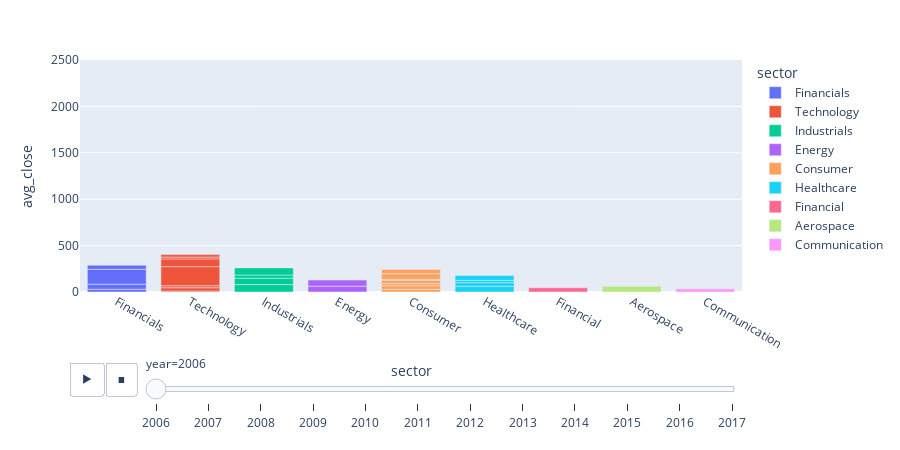

The notebook cell saved with this chart:
### Markdown cell above
## Stock data

### Code cell
import plotly.express as px
import pandas as pd

# https://www.kaggle.com/datasets/szrlee/stock-time-series-20050101-to-20171231

df_stocks = pd.read_csv('../data/stock_data_2006_thru_2017.csv',comment='#')
df_stocks['Date'] = pd.to_datetime(df_stocks['Date'])
df_stocks['year'] = df_stocks['Date'].dt.year

# print(df_stocks.sample(10))
df_sectors = pd.read_csv('../data/stock_sector_company.csv',comment='#')
# print(df_sectors.sample(31))

df_merged = pd.merge(df_stocks, df_sectors, left_on='Name', right_on='stock', how='left')

# print(df_merged.sample(10))


df_yearly = df_merged.groupby(['year','stock','sector','company'])[['Close', 'Volume','Open','High','Low']].mean().reset_index()

df_yearly.rename(columns={'Close': 'avg_close', 'Volume':'avg_volume', 'Open': 'avg_open','High': 'avg_high','Low':'avg_low'}, inplace=True)

# print(df_yearly.sample(31))
# print('sum of avg close:', df_yearly['avg_close'].sum())

# print(df_yearly['avg_close'].min(), df_yearly['avg_close'].max())

fig = px.bar(df_yearly, x='sector', y='avg_close', color='sector',
  animation_frame="year", animation_group="stock", range_y=[0,2500],
            hover_data=['stock','company'])
fig.update_layout(
    hoverlabel=dict(
        font_color="white" # Set the desired font color
    )
)

fig.update_layout(transition = {'duration': 2000}, height=450)

fig.show()

### Figure 1 — Plotly figure (JSON) as saved in the notebook; plotly's stock layout.template omitted (floating-point values rounded to 4 significant figures)
{"data": [{"customdata": [["AABA", "Altaba"], ["AXP", "American Express Company"], ["GS", "Goldman Sachs Group Inc."], ["JPM", "JPMorgan Chase & Co."]], "hovertemplate": "sector=%{x}<br>year=2006<br>avg_close=%{y}<br>stock=%{customdata[0]}<br>company=%{customdata[1]}<extra></extra>", "ids": ["AABA", "AXP", "GS", "JPM"], "legendgroup": "Financials", "marker": {"color": "#636efa", "pattern": {"shape": ""}}, "name": "Financials", "orientation": "v", "showlegend": true, "textposition": "auto", "type": "bar", "x": ["Financials", "Financials", "Financials", "Financials"], "xaxis": "x", "y": [29.95, 54.41, 160.3, 43.93], "yaxis": "y"}, {"customdata": [["AAPL", "Apple Inc."], ["AMZN", "Amazon.com Inc."], ["CSCO", "Cisco Systems Inc."], ["GOOGL", "Alphabet Inc."], ["IBM", "International Business Machines Corporation"], ["INTC", "Intel Corporation"], ["MSFT", "Microsoft Corporation"]], "hovertemplate": "sector=%{x}<br>year=2006<br>avg_close=%{y}<br>stock=%{customdata[0]}<br>company=%{customdata[1]}<extra></extra>", "ids": ["AAPL", "AMZN", "CSCO", "GOOGL", "IBM", "INTC", "MSFT"], "legendgroup": "Technology", "marker": {"color": "#EF553B", "pattern": {"shape": ""}}, "name": "Technology", "orientation": "v", "showlegend": true, "textposition": "auto", "type": "bar", "x": ["Technology", "Technology", "Technology", "Technology", "Technology", "Technology", "Technology"], "xaxis": "x", "y": [10.12, 35.91, 21.61, 205.8, 83.11, 19.96, 26.29], "yaxis": "y"}, {"customdata": [["BA", "Boeing Company"], ["CAT", "Caterpillar Inc."], ["GE", "General Electric Company"], ["MMM", "3M Company"]], "hovertemplate": "sector=%{x}<br>year=2006<br>avg_close=%{y}<br>stock=%{customdata[0]}<br>company=%{customdata[1]}<extra></extra>", "ids": ["BA", "CAT", "GE", "MMM"], "legendgroup": "Industrials", "marker": {"color": "#00cc96", "pattern": {"shape": ""}}, "name": "Industrials", "orientation": "v", "showlegend": true, "textposition": "auto", "type": "bar", "x": ["Industrials", "Industrials", "Industrials", "Industrials"], "xaxis": "x", "y": [79.95, 68.71, 34.35, 76.91], "yaxis": "y"}, {"customdata": [["CVX", "Chevron Corporation"], ["XOM", "Exxon Mobil Corporation"]], "hovertemplate": "sector=%{x}<br>year=2006<br>avg_close=%{y}<br>stock=%{customdata[0]}<br>company=%{customdata[1]}<extra></extra>", "ids": ["CVX", "XOM"], "legendgroup": "Energy", "marker": {"color": "#ab63fa", "pattern": {"shape": ""}}, "name": "Energy", "orientation": "v", "showlegend": true, "textposition": "auto", "type": "bar", "x": ["Energy", "Energy"], "xaxis": "x", "y": [63.07, 65.35], "yaxis": "y"}, {"customdata": [["DIS", "Walt Disney Company"], ["HD", "Home Depot Inc."], ["KO", "Coca-Cola Company"], ["MCD", "McDonald's Corporation"], ["NKE", "Nike Inc."], ["PG", "Procter & Gamble Co."], ["WMT", "Walmart Inc."]], "hovertemplate": "sector=%{x}<br>year=2006<br>avg_close=%{y}<br>stock=%{customdata[0]}<br>company=%{customdata[1]}<extra></extra>", "ids": ["DIS", "HD", "KO", "MCD", "NKE", "PG", "WMT"], "legendgroup": "Consumer", "marker": {"color": "#FFA15A", "pattern": {"shape": ""}}, "name": "Consumer", "orientation": "v", "showlegend": true, "textposition": "auto", "type": "bar", "x": ["Consumer", "Consumer", "Consumer", "Consumer", "Consumer", "Consumer", "Consumer"], "xaxis": "x", "y": [29.57, 38.26, 21.94, 36.79, 10.66, 59.52, 46.63], "yaxis": "y"}, {"customdata": [["JNJ", "Johnson & Johnson"], ["MRK", "Merck & Co. Inc."], ["PFE", "Pfizer Inc."], ["UNH", "UnitedHealth Group Incorporated"]], "hovertemplate": "sector=%{x}<br>year=2006<br>avg_close=%{y}<br>stock=%{customdata[0]}<br>company=%{customdata[1]}<extra></extra>", "ids": ["JNJ", "MRK", "PFE", "UNH"], "legendgroup": "Healthcare", "marker": {"color": "#19d3f3", "pattern": {"shape": ""}}, "name": "Healthcare", "orientation": "v", "showlegend": true, "textposition": "auto", "type": "bar", "x": ["Healthcare", "Healthcare", "Healthcare", "Healthcare"], "xaxis": "x", "y": [62.21, 38.29, 25.68, 51.03], "yaxis": "y"}, {"customdata": [["TRV", "Travelers Companies Inc."]], "hovertemplate": "sector=%{x}<br>year=2006<br>avg_close=%{y}<br>stock=%{customdata[0]}<br>company=%{customdata[1]}<extra></extra>", "ids": ["TRV"], "legendgroup": "Financial", "marker": {"color": "#FF6692", "pattern": {"shape": ""}}, "name": "Financial", "orientation": "v", "showlegend": true, "textposition": "auto", "type": "bar", "x": ["Financial"], "xaxis": "x", "y": [45.87], "yaxis": "y"}, {"customdata": [["UTX", "United Technologies Corporation"]], "hovertemplate": "sector=%{x}<br>year=2006<br>avg_close=%{y}<br>stock=%{customdata[0]}<br>company=%{customdata[1]}<extra></extra>", "ids": ["UTX"], "legendgroup": "Aerospace", "marker": {"color": "#B6E880", "pattern": {"shape": ""}}, "name": "Aerospace", "orientation": "v", "showlegend": true, "textposition": "auto", "type": "bar", "x": ["Aerospace"], "xaxis": "x", "y": [61.62], "yaxis": "y"}, {"customdata": [["VZ", "Verizon Communications Inc."]], "hovertemplate": "sector=%{x}<br>year=2006<br>avg_close=%{y}<br>stock=%{customdata[0]}<br>company=%{customdata[1]}<extra></extra>", "ids": ["VZ"], "legendgroup": "Communication", "marker": {"color": "#FF97FF", "pattern": {"shape": ""}}, "name": "Communication", "orientation": "v", "showlegend": true, "textposition": "auto", "type": "bar", "x": ["Communication"], "xaxis": "x", "y": [34.05], "yaxis": "y"}], "layout": {"barmode": "relative", "height": 450, "hoverlabel": {"font": {"color": "white"}}, "legend": {"title": {"text": "sector"}, "tracegroupgap": 0}, "margin": {"t": 60}, "sliders": [{"active": 0, "currentvalue": {"prefix": "year="}, "len": 0.9, "pad": {"b": 10, "t": 60}, "steps": [{"args": [["2006"], {"frame": {"duration": 0, "redraw": true}, "fromcurrent": true, "mode": "immediate", "transition": {"duration": 0, "easing": "linear"}}], "label": "2006", "method": "animate"}, {"args": [["2007"], {"frame": {"duration": 0, "redraw": true}, "fromcurrent": true, "mode": "immediate", "transition": {"duration": 0, "easing": "linear"}}], "label": "2007", "method": "animate"}, {"args": [["2008"], {"frame": {"duration": 0, "redraw": true}, "fromcurrent": true, "mode": "immediate", "transition": {"duration": 0, "easing": "linear"}}], "label": "2008", "method": "animate"}, {"args": [["2009"], {"frame": {"duration": 0, "redraw": true}, "fromcurrent": true, "mode": "immediate", "transition": {"duration": 0, "easing": "linear"}}], "label": "2009", "method": "animate"}, {"args": [["2010"], {"frame": {"duration": 0, "redraw": true}, "fromcurrent": true, "mode": "immediate", "transition": {"duration": 0, "easing": "linear"}}], "label": "2010", "method": "animate"}, {"args": [["2011"], {"frame": {"duration": 0, "redraw": true}, "fromcurrent": true, "mode": "immediate", "transition": {"duration": 0, "easing": "linear"}}], "label": "2011", "method": "animate"}, {"args": [["2012"], {"frame": {"duration": 0, "redraw": true}, "fromcurrent": true, "mode": "immediate", "transition": {"duration": 0, "easing": "linear"}}], "label": "2012", "method": "animate"}, {"args": [["2013"], {"frame": {"duration": 0, "redraw": true}, "fromcurrent": true, "mode": "immediate", "transition": {"duration": 0, "easing": "linear"}}], "label": "2013", "method": "animate"}, {"args": [["2014"], {"frame": {"duration": 0, "redraw": true}, "fromcurrent": true, "mode": "immediate", "transition": {"duration": 0, "easing": "linear"}}], "label": "2014", "method": "animate"}, {"args": [["2015"], {"frame": {"duration": 0, "redraw": true}, "fromcurrent": true, "mode": "immediate", "transition": {"duration": 0, "easing": "linear"}}], "label": "2015", "method": "animate"}, {"args": [["2016"], {"frame": {"duration": 0, "redraw": true}, "fromcurrent": true, "mode": "immediate", "transition": {"duration": 0, "easing": "linear"}}], "label": "2016", "method": "animate"}, {"args": [["2017"], {"frame": {"duration": 0, "redraw": true}, "fromcurrent": true, "mode": "immediate", "transition": {"duration": 0, "easing": "linear"}}], "label": "2017", "method": "animate"}], "x": 0.1, "xanchor": "left", "y": 0, "yanchor": "top"}], "transition": {"duration": 2000}, "updatemenus": [{"buttons": [{"args": [null, {"frame": {"duration": 500, "redraw": true}, "fromcurrent": true, "mode": "immediate", "transition": {"duration": 500, "easing": "linear"}}], "label": "&#9654;", "method": "animate"}, {"args": [[null], {"frame": {"duration": 0, "redraw": true}, "fromcurrent": true, "mode": "immediate", "transition": {"duration": 0, "easing": "linear"}}], "label": "&#9724;", "method": "animate"}], "direction": "left", "pad": {"r": 10, "t": 70}, "showactive": false, "type": "buttons", "x": 0.1, "xanchor": "right", "y": 0, "yanchor": "top"}], "xaxis": {"anchor": "y", "categoryarray": ["Financials", "Technology", "Industrials", "Energy", "Consumer", "Healthcare", "Financial", "Aerospace", "Communication"], "categoryorder": "array", "domain": [0, 1], "title": {"text": "sector"}}, "yaxis": {"anchor": "x", "domain": [0, 1], "range": [0, 2500], "title": {"text": "avg_close"}}}}
